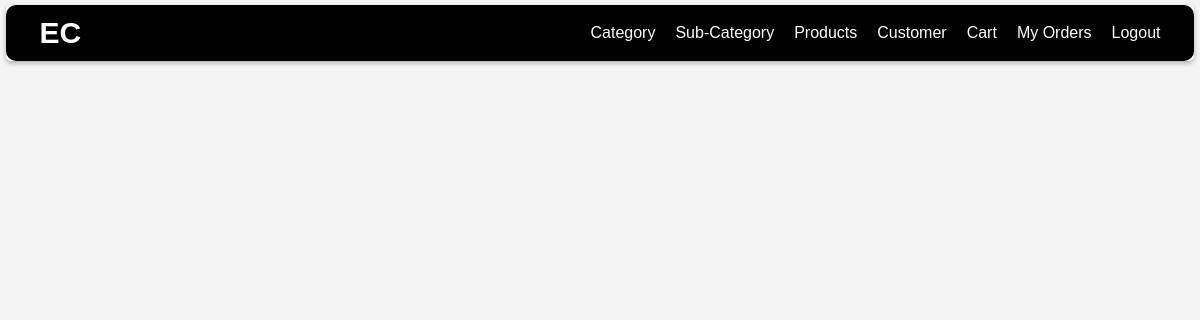
Page /carts/ (signed in) on the earlier database version.
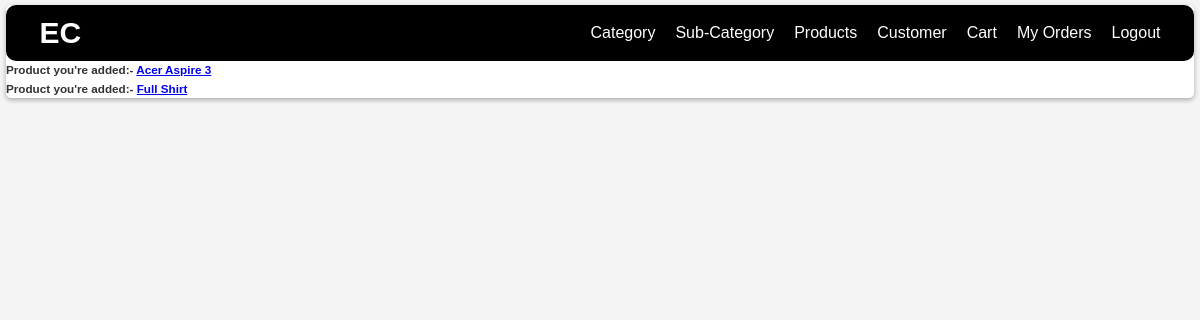
Same page on the later database version.
### base/models.py (models this page shows, shortened)
class Cart(models.Model):
    customer = models.ForeignKey(Customer, on_delete=models.CASCADE)
    product= models.ForeignKey(Product, on_delete=models.CASCADE)
    quantity = models.CharField(max_length=10, null=True, blank=True)
    created_at = models.DateTimeField(auto_now_add=True)
    updated_at = models.DateTimeField(auto_now=True)
    deleted_at = models.DateTimeField(null=True, blank=True)

class Product(models.Model):
    STATUS_CHOICES = [
        ('In-Stock', 'In-Stock'),
        ('Out-of-Stock', 'Out-of-Stock'),
    ]
    category = models.ForeignKey(SubCategory, on_delete=models.CASCADE)
    product_id = models.CharField(max_length=10, unique=True, editable=False)
    name = models.CharField(max_length=30)
    product_image = models.ImageField(null=True, blank=True)
    price = models.FloatField()
    description = models.TextField(null=True)
    quantity = models.CharField(max_length=10, null=True, blank=True)
    stock = models.CharField(max_length=20, choices=STATUS_CHOICES, default="In-Stock")
    created_at = models.DateTimeField(auto_now_add=True)
    updated_at = models.DateTimeField(auto_now=True)
    deleted_at = models.DateTimeField(null=True, blank=True)

### base/views.py (the view)
# urls.py: path("carts/", views.cartsView, name="carts"),
@login_required(login_url="login")
def cartsView(request):
    page = "all_carts"
    user = request.user
    customer = Customer.objects.get(user=user)
    carts = Cart.objects.filter(customer=customer, deleted_at=None)
    context = {"carts":carts, "page":page}
    return render(request, "base/cart/cart.html", context)

### base/templates/base/cart/cart.html (shortened to what this page needs)
{% extends "main.html" %}
{% block content %}
{% if page == "all_carts" %}
<div>
    {% for cart in carts %}
        <h3>Product you're added:- <a href="{% url "cart-view" cart.id %}">{{cart.product.name}}</a></h3>
    {% endfor %}
</div>
{% endif %}
{% endblock content %}

Differences in the rows shown:
added Cart: product.name "Acer Aspire 3"
added Cart: product.name "Full Shirt"
